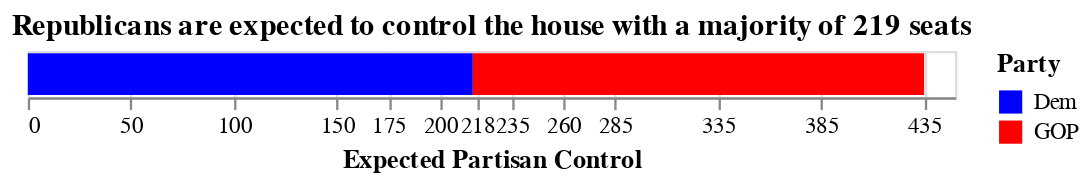

Here is the notebook cell this chart was saved with:
### Code cell
#output majority control chart
cd_scale = [0,50,100,150,175,200,218,235,260,285,335,385,435]
alt.Chart(expec).mark_bar().encode(
    alt.X('sum(Expected Seats)',axis=alt.Axis(values=cd_scale),title="Expected Partisan Control"),
    alt.Color('Party', scale=alt.Scale(range=["blue","red"]))
).properties(title=phrase)

### Figure 1 — Vega-Lite specification as saved in the notebook (floating-point values rounded to 4 significant figures)
{"config": {"view": {"continuousWidth": 400, "continuousHeight": 300}}, "data": {"name": "data-6c52ded16852adcbedc272336b8f5625"}, "mark": "bar", "encoding": {"color": {"field": "Party", "scale": {"range": ["blue", "red"]}, "type": "nominal"}, "x": {"aggregate": "sum", "axis": {"values": [0, 50, 100, 150, 175, 200, 218, 235, 260, 285, 335, 385, 435]}, "field": "Expected Seats", "title": "Expected Partisan Control", "type": "quantitative"}}, "title": "Republicans are expected to control the house with a majority of 219 seats", "$schema": "https://vega.github.io/schema/vega-lite/v4.17.0.json", "datasets": {"data-6c52ded16852adcbedc272336b8f5625": [{"Expected Seats": 216.0, "Party": "Dem"}, {"Expected Seats": 219.0, "Party": "GOP"}]}}
